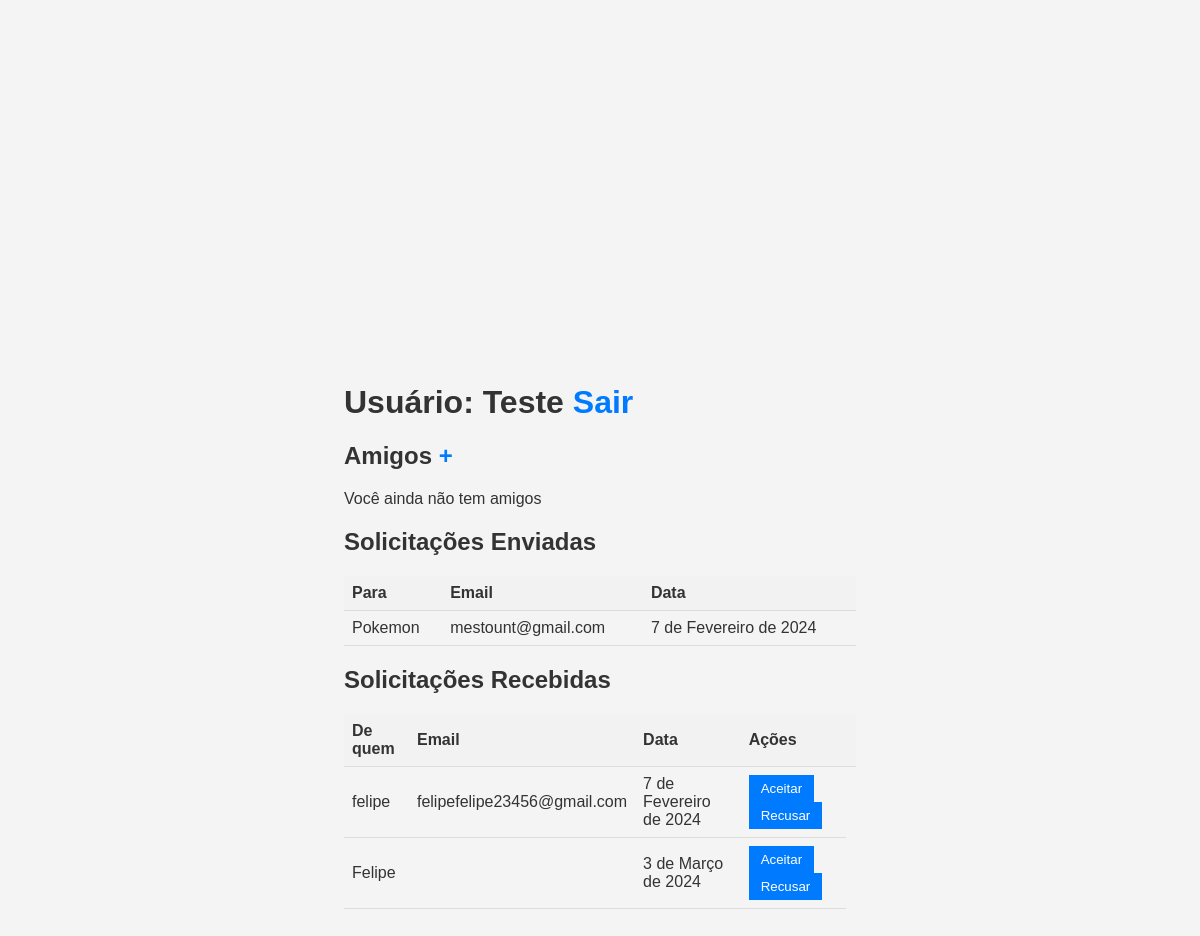
Screenshot of / (signed in) with the database file from the repository.
### users/models.py (models this page shows)
class Friendship(models.Model):
    STATUS_CHOICES = (
        ('w', 'waiting'),
        ('a','accepted'),
        ('r', 'rejected')
    )
    sender = models.ForeignKey(
        User,
        on_delete=models.DO_NOTHING,
        related_name='friendship_sent'
    )
    receiver = models.ForeignKey(
        User,
        on_delete=models.DO_NOTHING,
        related_name='friendship_received'
    )
    status = models.CharField(max_length=20, default='w', choices=STATUS_CHOICES)
    date = models.DateField(auto_now_add=True)

### users/views.py (the view)
# urls.py: path('', views.user_page, name='user_page'),
@login_required
def user_page(request):
    sent = Friendship.objects.filter(sender=request.user)
    received = Friendship.objects.filter(receiver=request.user)
    all = sent | received
    print(all.filter(status='a'))
    return render(
        request,
        'user_page.html',
        context={
            'amigos': all.filter(status='a'),
            'enviadas': sent.filter(status='w'),
            'recebidas': received.filter(status="w"),
            'username': request.user.username
        }
    )

### users/templates/user_page.html (shortened to what this page needs)
{% extends 'base.html' %}
{% block content %}
    <h1>Usuário: {{ username }} <a href='/logout'>Sair</a></h1>
    <h2>Amigos <a href="request_friendship">+</a></h2>
    {% if amigos %}
    <table>
        <thead>
            <tr>
                <th>Nome</th>
                <th>Email</th>
                <th>Início da amizade</th>
            </tr>
        </thead>
        <tbody>
            {% for amizade in amigos %}
                <tr>
                {% if amizade.sender.username == username %}
                        <td>{{ amizade.receiver.username }}</td>
                        <td>{{ amizade.receiver.email }}</td>
                {% else %}
                        <td>{{ amizade.sender.username }}</td>
                        <td>{{ amizade.sender.email }}</td>
                {% endif %}
                        <td>{{ amizade.date }}</td>
                        <td class="btn-group">
                            <a href="chat/{{ amizade.id }}"><button>Chat</button></a>
                            <a href="answer_friendship/{{ amizade.id }}/r"><button>Excluir</button></a>
                        </td>
                    </tr>
            {% endfor %}
        </tbody>
    </table>
    {% else %}
        <p> Você ainda não tem amigos </p>
    {% endif %}
    <h2>Solicitações Enviadas</h2>
    {% if enviadas %}
    <table>
        <thead>
            <tr>
                <th>Para</th>
                <th>Email</th>
                <th>Data</th>
            </tr>
        </thead>
        <tbody>
            {% for solicitacao in enviadas%}
            <tr>
                <td>{{ solicitacao.receiver.username }}</td>
                <td>{{ solicitacao.receiver.email }}</td>
                <td>{{ solicitacao.date }}</td>
            </tr>
            {% endfor %}
        </tbody>
    </table>
    {% else %}
        <p> Você ainda não enviou solicitações de amizade </p>
    {% endif %}
    <h2>Solicitações Recebidas</h2>
    {% if recebidas %}
    <table>
        <thead>
            <tr>
                <th>De quem</th>
                <th>Email</th>
                <th>Data</th>
                <th>Ações</th>
            </tr>
        </thead>
        <tbody>
            {% for solicitacao in recebidas%}
            <tr>
                <td>{{ solicitacao.sender.username }}</td>
                <td>{{ solicitacao.sender.email }}</td>
                <td>{{ solicitacao.date }}</td>
                <td class="btn-group">
                    <a href="answer_friendship/{{ solicitacao.id }}/a"><button>Aceitar</button></a>
                    <a href="answer_friendship/{{ solicitacao.id }}/r"><button>Recusar</button></a>
                </td>
            </tr>
            {% endfor %}
        </tbody>
    </table>
    {% else %}
        <p> Você ainda não recebeu solicitações de amizade </p>
    {% endif %}
{% endblock %}

### static/base.css (style rules this page uses)
body { font-family: Arial, sans-serif; background-color: #f4f4f4; color: #333; }
h1 { margin-top: 1.5em; color: #333; }
table { width: 100%; border-collapse: collapse; margin-top: 1em; }
th, td { padding: 8px; text-align: left; border-bottom: 1px solid #ddd; }
th { background-color: #f2f2f2; color: #333; }
a { text-decoration: none; color: #007bff; }
button { padding: 6px 12px; border: none; background-color: #007bff; color: white; cursor: pointer; }
.btn-group { display: inline-block; margin-right: 10px; }

### rows the page displays
Friendship: receiver.username "Pokemon", receiver.email "mestount@gmail.com", date "7 de Fevereiro de 2024"
Friendship: sender.username "felipe", sender.email "felipefelipe23456@gmail.com", date "7 de Fevereiro de 2024"
Friendship: sender.username "Felipe", date "3 de Março de 2024"

### other values shown
{{ username }} "Teste"
